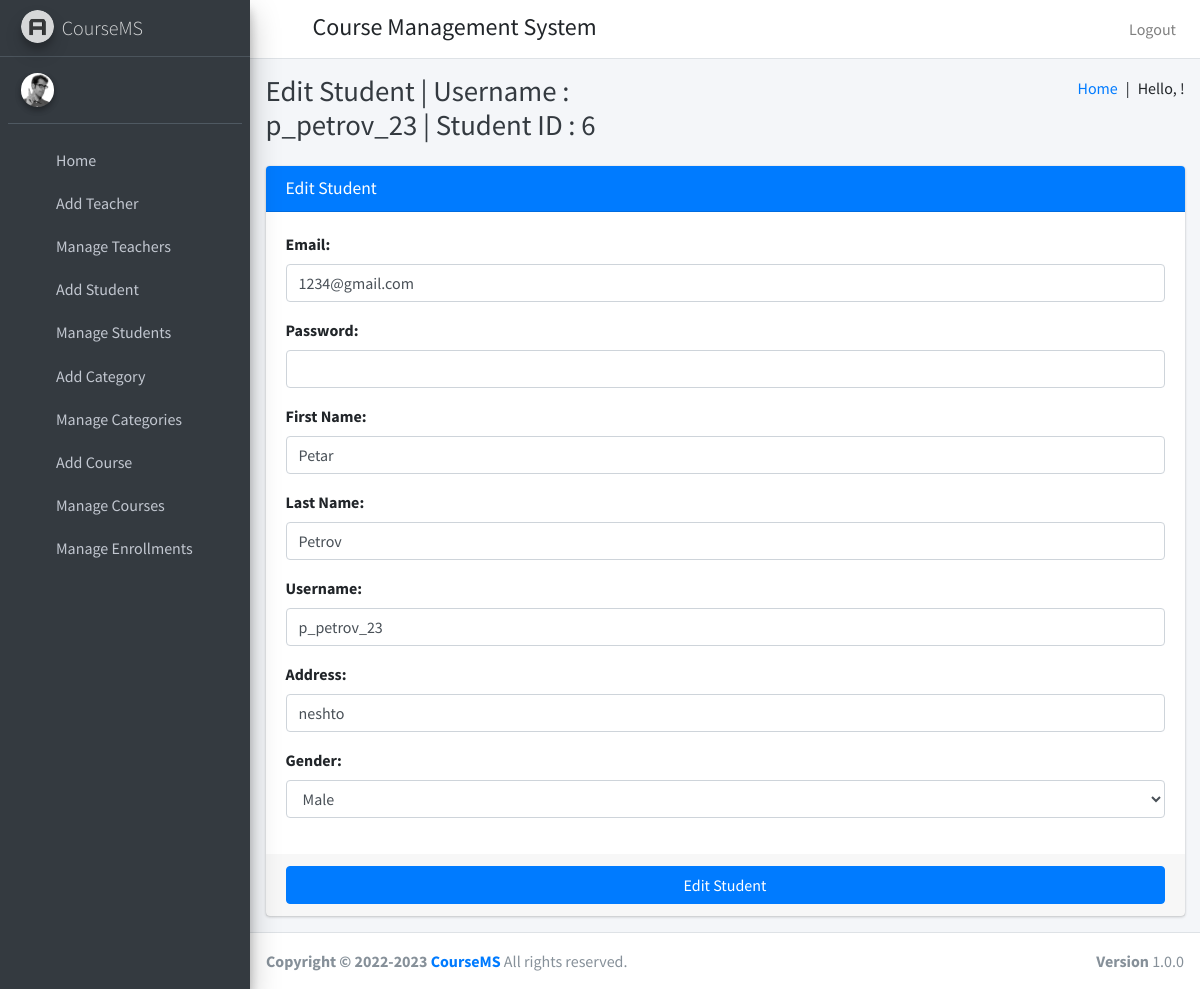
Screenshot of /edit_student/6 with the database file from the repository.
### course/models.py (models this page shows, shortened)
class User(AbstractUser):
    USER_TYPE_SELECTION = (
        (1, "HOD"),
        (2, "Teacher"),
        (3, "Student")
    )
    user_type = models.CharField(max_length=1, choices=USER_TYPE_SELECTION, default=1)

class Student(models.Model):
    id = models.AutoField(primary_key=True)
    user = models.OneToOneField(User, on_delete=models.CASCADE)
    gender = models.CharField(max_length=6)
    address = models.TextField()

### course/HodViews.py (the view)
# urls.py: path('edit_student/<str:student_id>', HodViews.edit_student, name="edit_student"),
def edit_student(request, student_id):
    request.session['student_id']=student_id
    student=Student.objects.get(user=student_id)
    form=EditStudentForm()
    form.fields['email'].initial=student.user.email
    form.fields['first_name'].initial=student.user.first_name
    form.fields['last_name'].initial=student.user.last_name
    form.fields['username'].initial=student.user.username
    form.fields['address'].initial=student.address
    form.fields['gender'].initial=student.gender
    return render(request, "hod_templates/edit_student_template.html",{"form":form, "id":student_id, "username":student.user.username})

### course/forms.py
class EditStudentForm(forms.Form):
    email = forms.EmailField(label="Email", max_length=50, widget=forms.EmailInput(attrs={"class":"form-control"}))
    password = forms.CharField(label="Password", max_length=50, widget=forms.PasswordInput(attrs={"class":"form-control"}))
    first_name = forms.CharField(label="First Name", max_length=50, widget=forms.TextInput(attrs={"class":"form-control"}))
    last_name = forms.CharField(label="Last Name", max_length=50, widget=forms.TextInput(attrs={"class":"form-control"}))
    username = forms.CharField(label="Username", max_length=50, widget=forms.TextInput(attrs={"class":"form-control"}))
    address = forms.CharField(label="Address", max_length=50, widget=forms.TextInput(attrs={"class":"form-control"}))
    gender_list = (
        ('Male','Male'),
        ('Female','Female')
    )
    gender = forms.ChoiceField(label="Gender", choices=gender_list, widget=forms.Select(attrs={"class":"form-control"}))

### course/templates/hod_templates/edit_student_template.html
{% extends 'hod_templates/base_template.html' %}
{% block page_title %}
Edit Student | Username : {{ username }} | Student ID : {{ id }}
{% endblock page_title %}
{% block main_content %}
<section class="content">
    <div class="container-fluid">
        <div class="row">
            <div class="col-md-12">
                <div class="card card-primary">
                    <div class="card-header">
                        <h3 class="card-title">Edit Student</h3>
                    </div>
                    {% url 'edit_student_save' as action_path %}
                    {% include 'hod_templates/form_template.html' with messages=messages form=form action_path=action_path button_text="Edit Student" %}
                </div>
            </div>
        </div>
</section>
{% endblock main_content %}

### course/templates/hod_templates/form_template.html (shortened to what this page needs)
<form role="form" method="POST" action="{{ action_path }}" enctype="multipart/form-data">
    <div class="card-body">
        {% for field in form %}
        <div class="form-group">
            {{ field.label_tag }}
            {{ field }}
        </div>
        {% endfor %}
    </div>
    <div class="card-footer">
        <button type="submit" class="btn btn-primary btn-block">{{ button_text }}</button>
    </div>
</form>

### rows the page displays
User: username "p_petrov_23", form "1234@gmail.com" "Petar" "Petrov" "p_petrov_23"
Student: form "neshto" "Male"

### other values shown
{{ id }} "6"
{{ field.label_tag }} "Email:" "Password:" "First Name:" "Last Name:" "Username:" "Address:" "Gender:"
{{ button_text }} "Edit Student"
